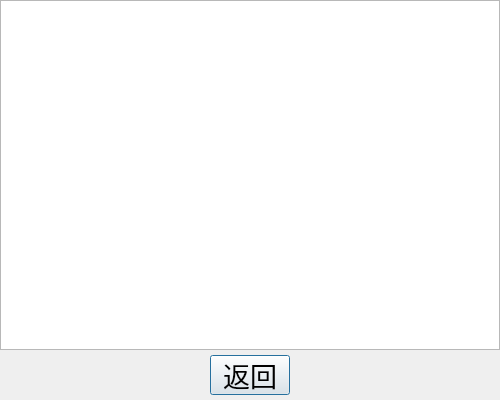
<?xml version="1.0" encoding="UTF-8"?>
<ui version="4.0">
 <class>MessageDialog</class>
 <widget class="QDialog" name="MessageDialog">
  <property name="geometry">
   <rect>
    <x>0</x>
    <y>0</y>
    <width>500</width>
    <height>400</height>
   </rect>
  </property>
  <property name="minimumSize">
   <size>
    <width>500</width>
    <height>400</height>
   </size>
  </property>
  <property name="windowTitle">
   <string>MessageDialog</string>
  </property>
  <layout class="QVBoxLayout" name="verticalLayout">
   <property name="spacing">
    <number>5</number>
   </property>
   <property name="leftMargin">
    <number>0</number>
   </property>
   <property name="topMargin">
    <number>0</number>
   </property>
   <property name="rightMargin">
    <number>0</number>
   </property>
   <property name="bottomMargin">
    <number>5</number>
   </property>
   <item>
    <widget class="QTextBrowser" name="messageTextBrowser">
     <property name="font">
      <font>
       <family>楷体</family>
       <pointsize>20</pointsize>
      </font>
     </property>
    </widget>
   </item>
   <item>
    <layout class="QHBoxLayout" name="horizontalLayout">
     <property name="spacing">
      <number>0</number>
     </property>
     <item>
      <spacer name="horizontalSpacer_2">
       <property name="orientation">
        <enum>Qt::Horizontal</enum>
       </property>
       <property name="sizeHint" stdset="0">
        <size>
         <width>40</width>
         <height>20</height>
        </size>
       </property>
      </spacer>
     </item>
     <item>
      <widget class="QPushButton" name="returnPushButton">
       <property name="minimumSize">
        <size>
         <width>80</width>
         <height>40</height>
        </size>
       </property>
       <property name="maximumSize">
        <size>
         <width>80</width>
         <height>40</height>
        </size>
       </property>
       <property name="font">
        <font>
         <family>楷体</family>
         <pointsize>20</pointsize>
        </font>
       </property>
       <property name="text">
        <string>返回</string>
       </property>
      </widget>
     </item>
     <item>
      <spacer name="horizontalSpacer">
       <property name="orientation">
        <enum>Qt::Horizontal</enum>
       </property>
       <property name="sizeHint" stdset="0">
        <size>
         <width>40</width>
         <height>20</height>
        </size>
       </property>
      </spacer>
     </item>
    </layout>
   </item>
  </layout>
 </widget>
 <resources/>
 <connections/>
</ui>
